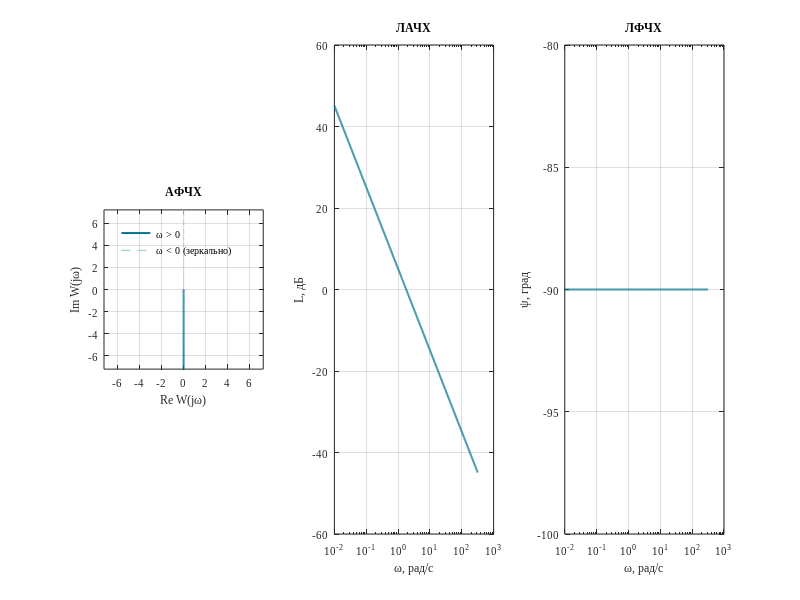

Here is the MATLAB script that generated this plot: (Note: this script raises an error after producing the figure.)
clear; clc; close all;

cfg.K = 1.8;  cfg.T = 0.6;  cfg.T1 = 0.9;  cfg.T2 = 1.2;
cfg.T1a = 2.2*cfg.T2;
cfg.font = 'Liberation Serif';
cfg.col  = [0.00 0.45 0.55; 0.85 0.33 0.10; 0.93 0.69 0.13; ...
            0.49 0.18 0.56; 0.47 0.67 0.19];
assert(cfg.T1a >= 2*cfg.T2 && cfg.T1 < 2*cfg.T2, 'параметры звеньев 5 и 6');

root = fileparts(fileparts(fileparts(mfilename('fullpath'))));
cfg.figdir = fullfile(root, 'materials', 'figs');
cfg.resdir = fullfile(root, 'materials', 'results');
if ~exist(cfg.figdir, 'dir'), mkdir(cfg.figdir); end
if ~exist(cfg.resdir, 'dir'), mkdir(cfg.resdir); end

K = cfg.K;  T = cfg.T;  T1 = cfg.T1;  T2 = cfg.T2;  T1a = cfg.T1a;
s = tf('s');

names = {'Интегрирующее'; 'Дифференцирующее'; 'Усилительное'; ...
         'Апериодическое 1-го порядка'; 'Апериодическое 2-го порядка'; ...
         'Колебательное'; 'Консервативное'; 'Инерционное интегрирующее'; ...
         'Реальное дифференцирующее'; 'Форсирующее 1-го порядка'; 'Изодромное'};
W = {K/s, K*s, tf(K,1), K/(T*s + 1), K/(T2^2*s^2 + T1a*s + 1), ...
     K/(T2^2*s^2 + T1*s + 1), K/(T*s^2 + 1), K/(s*(T*s + 1)), ...
     K*s/(T*s + 1), K*(T*s + 1), K*(T*s + 1)/s};

w0  = 1/sqrt(T);
w   = unique([logspace(-2, 2.5, 1200), linspace(0.97*w0, 1.03*w0, 60)]);
w(abs(w - w0) < 1e-6) = [];
gap = abs(w - w0) < 0.01*w0;

for i = 1:11
    [m, p]   = bode(W{i}, w);
    MAG(i,:) = squeeze(m).';
    PH(i,:)  = squeeze(p).';
    H(i,:)   = squeeze(freqresp(W{i}, w)).';
end
L = 20*log10(MAG);
L(7, gap) = NaN;

for i = 1:11
    f = figure('Visible','off','Color','white','Units','centimeters', ...
               'Position',[1 1 19 6.6]);
    set(f,'DefaultAxesFontName',cfg.font,'DefaultTextFontName',cfg.font, ...
          'DefaultAxesFontSize',8);

    re = real(H(i,:));  im = imag(H(i,:));
    subplot(1,3,1);
    switch i
        case 3
            plot(re, im, 'o', 'Color', cfg.col(1,:), 'MarkerSize', 4, ...
                 'MarkerFaceColor', cfg.col(1,:));
            text(K*1.03, 0.25, sprintf('(%g; 0)', K), 'FontSize', 7);
            leg = {};
        case 7
            rr = re;  rr(gap) = NaN;
            plot(rr, zeros(size(rr)), 'Color', cfg.col(1,:), 'LineWidth', 1.4);
            leg = {'\omega > 0 и \omega < 0'};
        otherwise
            plot(re, im, 'Color', cfg.col(1,:), 'LineWidth', 1.4);  hold on;
            plot(re, -im, '--', 'Color', [0.62 0.82 0.82], 'LineWidth', 0.9);
            leg = {'\omega > 0', '\omega < 0 (зеркально)'};
    end
    r = min(max(1.25*max([abs(re) abs(im)]), 1.2*K), 4*K);
    if i == 3 || i == 7, r = 1.6*K; end
    axis equal;  xlim([-r r]);  ylim([-r r]);
    grid on;  box on;
    xlabel('Re W(j\omega)');  ylabel('Im W(j\omega)');  title('АФЧХ');
    if ~isempty(leg), legend(leg, 'Location', 'northwest');  legend boxoff; end

    subplot(1,3,2);
    semilogx(w, L(i,:), 'Color', cfg.col(1,:), 'LineWidth', 1.4);
    set(gca, 'XScale', 'log');  grid on;  box on;
    set(gca, 'XMinorGrid', 'off', 'YMinorGrid', 'off');
    lf = L(i, isfinite(L(i,:)));
    if max(lf) - min(lf) < 5, ylim(mean(lf) + [-10 10]); end
    xlabel('\omega, рад/с');  ylabel('L, дБ');  title('ЛАЧХ');

    subplot(1,3,3);
    semilogx(w, PH(i,:), 'Color', cfg.col(1,:), 'LineWidth', 1.4);
    set(gca, 'XScale', 'log');  grid on;  box on;
    set(gca, 'XMinorGrid', 'off', 'YMinorGrid', 'off');
    pf = PH(i, isfinite(PH(i,:)));
    if max(pf) - min(pf) < 5, ylim(mean(pf) + [-10 10]); end
    xlabel('\omega, рад/с');  ylabel('\psi, град');  title('ЛФЧХ');

    sgtitle(sprintf('№%d. %s', i, names{i}), 'FontName', cfg.font, 'FontSize', 9);
    exportgraphics(f, fullfile(cfg.figdir, sprintf('fig%02d_link.png', i)), ...
                   'Resolution', 300);
    close(f);
end

Ks  = unique([0.5 1 K 2 5]);
Ts  = [0.15 0.3 0.6 1.2 3];
idx = [4 7 8 9 10 11];

fam = struct('title', {}, 'sys', {}, 'lbl', {});
for i = 1:11
    fam(i).title = sprintf('№%d', i);
    fam(i).sys   = arrayfun(@(k) W{i}*(k/K), Ks, 'UniformOutput', false);
    fam(i).lbl   = arrayfun(@(k) sprintf('K = %.3g', k), Ks, 'UniformOutput', false);
end
plot_family(fam, w, 'L',   'ЛАЧХ при разных K', 'fig12_k_lach.png', cfg, [3 4], 12);
plot_family(fam, w, 'phi', 'ЛФЧХ при разных K', 'fig13_k_lfch.png', cfg, [3 4], 12);

fam = struct('title', {}, 'sys', {}, 'lbl', {});
for j = 1:numel(idx)
    fam(j).title = sprintf('№%d', idx(j));
    fam(j).sys   = arrayfun(@(t) rebuild(idx(j),K,t,T1,T2,T1a,s), ...
                            Ts, 'UniformOutput', false);
    fam(j).lbl   = arrayfun(@(t) sprintf('T = %.3g с', t), Ts, 'UniformOutput', false);
end
plot_family(fam, w, 'L',   'ЛАЧХ при разных T', 'fig14_t_lach.png', cfg, [2 4], 7);
plot_family(fam, w, 'phi', 'ЛФЧХ при разных T', 'fig15_t_lfch.png', cfg, [2 4], 7);

spec = {5,'T1',[2.4 2.64 3.2 4 5.5];  5,'T2',[0.3 0.6 0.9 1.2];
        6,'T1',[0.18 0.45 0.9 1.35 1.8]; 6,'T2',[0.6 1.2 2.4 3.6 4.8]};
fam = struct('title', {}, 'sys', {}, 'lbl', {});
for j = 1:size(spec,1)
    fam(j).title = sprintf('№%d: %s', spec{j,1}, spec{j,2});
    for m = 1:numel(spec{j,3})
        T1m = T1;  T2m = T2;
        if strcmp(spec{j,2}, 'T1'), T1m = spec{j,3}(m); else, T2m = spec{j,3}(m); end
        fam(j).sys{m} = rebuild(spec{j,1}, K, T, T1m, T2m, T1a, s);
        fam(j).lbl{m} = sprintf('%s = %.3g с', spec{j,2}, spec{j,3}(m));
    end
end
plot_family(fam, w, 'L',   'ЛАЧХ при разных T1 и T2', 'fig16_s_lach.png', cfg, [2 2], 0);
plot_family(fam, w, 'phi', 'ЛФЧХ при разных T1 и T2', 'fig17_s_lfch.png', cfg, [2 2], 0);

L0   = 20*log10(K);
d    = sqrt(T1a^2 - 4*T2^2);
zeta = T1/(2*T2);
Amax = K/(2*zeta*sqrt(1 - zeta^2));

wc  = [K, 1/K, NaN, 1/T, 1/((T1a + d)/2), 1/T2, 1/sqrt(T), 1/T, 1/T, 1/T, 1/T];
wc2 = [NaN(1,4), 1/((T1a - d)/2), NaN(1,6)];
sl  = [-20 20 0 0 0 0 0 -20 20 0 -20];
sh  = [-20 20 0 -20 -40 -40 -40 -40 0 20 0];
pl  = [-90 90 0 0 0 0 0 -90 90 0 -90];
phi = [-90 90 0 -90 -180 -180 -180 -180 0 90 0];
amp = [NaN(1,5), Amax, NaN(1,5)];
wpp = [NaN(1,5), sqrt(1 - 2*zeta^2)/T2, NaN(1,5)];
zta = [NaN(1,5), zeta, NaN(1,5)];
gex = [NaN(1,8), K/T, NaN, K*T];

Tlink = table((1:11).', names, wc.', wc2.', repmat(L0,11,1), sl.', sh.', ...
              pl.', phi.', amp.', wpp.', zta.', gex.', 'VariableNames', ...
              {'num','name','omega_c','omega_c2','L0','slope_lo','slope_hi', ...
               'phi_lo','phi_hi','Amax','omega_p','zeta','gain_extra'});
Tlink{:,3:13} = round(Tlink{:,3:13}, 6);
writetable(Tlink, fullfile(cfg.resdir, 'links.csv'));

rows = zeros(11*numel(Ks), 3);
r = 0;
for j = 1:numel(Ks)
    for i = 1:11
        [m, ~] = bode(W{i}*(Ks(j)/K), w);
        Lk = 20*log10(squeeze(m).');
        sc = sign(Lk);
        k  = find(sc(1:end-1).*sc(2:end) < 0, 1);
        om = NaN;
        if ~isempty(k)
            om = 10^(log10(w(k)) + (-Lk(k))*(log10(w(k+1)) - log10(w(k)))/(Lk(k+1) - Lk(k)));
        end
        r = r + 1;
        rows(r,:) = [i, Ks(j), om];
    end
end
Tpt = table(rows(:,1), rows(:,2), rows(:,3), 'VariableNames', {'num','K','omega_0db'});
writetable(Tpt, fullfile(cfg.resdir, 'points.csv'));


function sys = rebuild(num, K, T, T1, T2, T1a, s)
    switch num
        case 4,  sys = K/(T*s + 1);
        case 5,  sys = K/(T2^2*s^2 + T1a*s + 1);
        case 6,  sys = K/(T2^2*s^2 + T1*s + 1);
        case 7,  sys = K/(T*s^2 + 1);
        case 8,  sys = K/(s*(T*s + 1));
        case 9,  sys = K*s/(T*s + 1);
        case 10, sys = K*(T*s + 1);
        case 11, sys = K*(T*s + 1)/s;
    end
end

function plot_family(fam, w, kind, ttl, fname, cfg, layout, legPos)
    f = figure('Visible','off','Color','white','Units','centimeters', ...
               'Position',[1 1 20 13 + 2*(layout(1) > 2)]);
    set(f,'DefaultAxesFontName',cfg.font,'DefaultTextFontName',cfg.font, ...
          'DefaultAxesFontSize',7);
    for j = 1:numel(fam)
        subplot(layout(1), layout(2), j);  hold on;
        for m = 1:numel(fam(j).sys)
            [mg, ph] = bode(fam(j).sys{m}, w);
            if strcmp(kind, 'L'), y = 20*log10(squeeze(mg).'); else, y = squeeze(ph).'; end
            if strcmp(fam(j).title, '№7')
                y(abs(w - 1/sqrt(cfg.T)) < 0.01/sqrt(cfg.T)) = NaN;
            end
            semilogx(w, y, 'Color', cfg.col(m,:), 'LineWidth', 1.05);
        end
        set(gca, 'XScale', 'log');  grid on;  box on;
        set(gca, 'XMinorGrid', 'off', 'YMinorGrid', 'off');
        if strcmp(kind, 'L') && strcmp(fam(j).title, '№7'), ylim([-60 60]); end
        xlabel('\omega, рад/с');
        if strcmp(kind, 'L'), ylabel('L, дБ'); else, ylabel('\psi, град'); end
        title(fam(j).title, 'FontSize', 8);
        if legPos == 0
            legend(fam(j).lbl, 'Location', 'southwest', 'FontSize', 5);
            legend boxoff;
        end
    end
    if legPos > 0
        subplot(layout(1), layout(2), legPos);  axis off;  hold on;
        for m = 1:numel(fam(1).lbl)
            plot(NaN, NaN, 'Color', cfg.col(m,:), 'LineWidth', 1.05);
        end
        legend(fam(1).lbl, 'Location', 'west', 'FontSize', 7);
    end
    sgtitle(ttl, 'FontName', cfg.font, 'FontSize', 10);
    exportgraphics(f, fullfile(cfg.figdir, fname), 'Resolution', 300);
    close(f);
end
